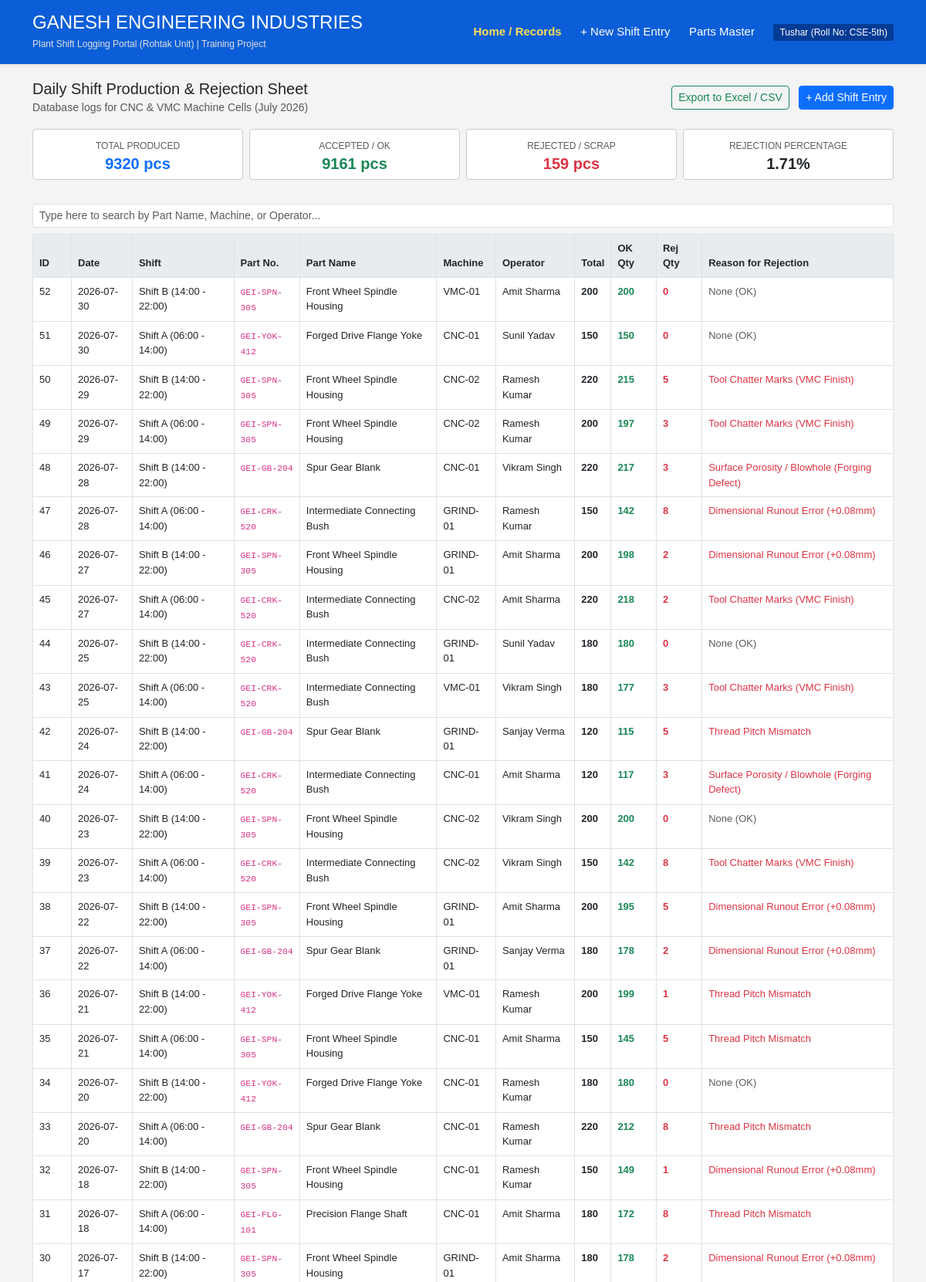
The page / (upper part) on the database its author committed.
### tables this page shows
CREATE TABLE production_logs (
        id INTEGER PRIMARY KEY AUTOINCREMENT,
        log_date TEXT NOT NULL,
        shift TEXT NOT NULL,
        part_id INTEGER NOT NULL,
        machine_id TEXT NOT NULL,
        operator_name TEXT NOT NULL,
        total_produced INTEGER NOT NULL,
        accepted_qty INTEGER NOT NULL,
        rejected_qty INTEGER NOT NULL,
        rejection_reason TEXT,
        FOREIGN KEY (part_id) REFERENCES components(id)
    );

CREATE TABLE components (
        id INTEGER PRIMARY KEY AUTOINCREMENT,
        part_number TEXT UNIQUE NOT NULL,
        part_name TEXT NOT NULL,
        material_grade TEXT NOT NULL,
        unit_weight_kg REAL NOT NULL
    );

### app.py (the view)
@app.route('/')
def index():
    conn = get_db()
    stats = conn.execute('''
        SELECT
            COALESCE(SUM(total_produced), 0) as total_prod,
            COALESCE(SUM(accepted_qty), 0) as total_accepted,
            COALESCE(SUM(rejected_qty), 0) as total_rejected
        FROM production_logs
    ''').fetchone()
    total_prod = stats['total_prod']
    total_accepted = stats['total_accepted']
    total_rejected = stats['total_rejected']
    rejection_rate = round((total_rejected / total_prod * 100), 2) if total_prod > 0 else 0
    logs = conn.execute('''
        SELECT l.*, c.part_number, c.part_name
        FROM production_logs l
        JOIN components c ON l.part_id = c.id
        ORDER BY l.log_date DESC, l.id DESC
    ''').fetchall()
    return render_template('index.html',
                           logs=logs,
                           total_prod=total_prod,
                           total_accepted=total_accepted,
                           total_rejected=total_rejected,
                           rejection_rate=rejection_rate)

### app.py (called while the page is built)
def get_db():
    conn = sqlite3.connect(DB_NAME)
    conn.row_factory = sqlite3.Row
    return conn

### templates/index.html (shortened to what this page needs)
{% extends 'base.html' %}
{% block content %}
<div class="row align-items-center mb-3">
    <div class="col-md-6">
        <h5 class="m-0">Daily Shift Production & Rejection Sheet</h5>
        <small class="text-muted">Database logs for CNC & VMC Machine Cells (July 2026)</small>
    </div>
    <div class="col-md-6 text-end">
        <a href="{{ url_for('export_csv') }}" class="btn btn-outline-success btn-sm">Export to Excel / CSV</a>
        <a href="{{ url_for('add_log') }}" class="btn btn-primary btn-sm ms-2">+ Add Shift Entry</a>
    </div>
</div>
<div class="row g-2 mb-3">
    <div class="col-md-3">
        <div class="my-box text-center py-2">
            <span class="text-muted" style="font-size: 12px;">TOTAL PRODUCED</span>
            <h5 class="text-primary m-0 fw-bold">{{ total_prod }} pcs</h5>
        </div>
    </div>
    <div class="col-md-3">
        <div class="my-box text-center py-2">
            <span class="text-muted" style="font-size: 12px;">ACCEPTED / OK</span>
            <h5 class="text-success m-0 fw-bold">{{ total_accepted }} pcs</h5>
        </div>
    </div>
    <div class="col-md-3">
        <div class="my-box text-center py-2">
            <span class="text-muted" style="font-size: 12px;">REJECTED / SCRAP</span>
            <h5 class="text-danger m-0 fw-bold">{{ total_rejected }} pcs</h5>
        </div>
    </div>
    <div class="col-md-3">
        <div class="my-box text-center py-2">
            <span class="text-muted" style="font-size: 12px;">REJECTION PERCENTAGE</span>
            <h5 class="text-dark m-0 fw-bold">{{ rejection_rate }}%</h5>
        </div>
    </div>
</div>
<div class="mb-2">
    <input type="text" id="filterInput" class="form-control form-control-sm" placeholder="Type here to search by Part Name, Machine, or Operator..." onkeyup="filterTable()">
</div>
<div class="table-responsive">
    <table class="table table-bordered table-hover" id="productionTable">
        <thead>
            <tr>
                <th width="50">ID</th>
                <th>Date</th>
                <th>Shift</th>
                <th>Part No.</th>
                <th>Part Name</th>
                <th>Machine</th>
                <th>Operator</th>
                <th>Total</th>
                <th>OK Qty</th>
                <th>Rej Qty</th>
                <th>Reason for Rejection</th>
            </tr>
        </thead>
        <tbody>
            {% for log in logs %}
            <tr>
                <td>{{ log.id }}</td>
                <td>{{ log.log_date }}</td>
                <td>{{ log.shift }}</td>
                <td><code>{{ log.part_number }}</code></td>
                <td>{{ log.part_name }}</td>
                <td>{{ log.machine_id }}</td>
                <td>{{ log.operator_name }}</td>
                <td><strong>{{ log.total_produced }}</strong></td>
                <td class="text-success fw-bold">{{ log.accepted_qty }}</td>
                <td class="text-danger fw-bold">{{ log.rejected_qty }}</td>
                <td>
                    {% if log.rejected_qty > 0 %}
                        <span class="text-danger">{{ log.rejection_reason }}</span>
                    {% else %}
                        <span class="text-muted">None (OK)</span>
                    {% endif %}
                </td>
            </tr>
            {% else %}
            <tr>
                <td colspan="11" class="text-center py-3 text-muted">No records in database.</td>
            </tr>
            {% endfor %}
        </tbody>
    </table>
</div>
{% endblock %}

### templates/base.html (style rules this page uses)
body { font-family: Arial, sans-serif; background-color: #f4f4f4; margin: 0; padding-bottom: 30px; }
.my-box { background: #ffffff; border: 1px solid #ccc; padding: 15px; margin-bottom: 15px; border-radius: 4px; }
table { background: white; }
th { background-color: #e9ecef !important; font-size: 13px; }
td { font-size: 13px; }

### rows shown on the page
production_logs: id "52", log_date "2026-07-30", shift "Shift B (14:00 - 22:00)", part_number "GEI-SPN-305", part_name "Front Wheel Spindle Housing", machine_id "VMC-01", operator_name "Amit Sharma", total_produced "200", accepted_qty "200", rejected_qty "0", shows "None (OK)"
production_logs: id "51", log_date "2026-07-30", shift "Shift A (06:00 - 14:00)", part_number "GEI-YOK-412", part_name "Forged Drive Flange Yoke", machine_id "CNC-01", operator_name "Sunil Yadav", total_produced "150", accepted_qty "150", rejected_qty "0", shows "None (OK)"
production_logs: id "50", log_date "2026-07-29", shift "Shift B (14:00 - 22:00)", part_number "GEI-SPN-305", part_name "Front Wheel Spindle Housing", machine_id "CNC-02", operator_name "Ramesh Kumar", total_produced "220", accepted_qty "215", rejected_qty "5", rejection_reason "Tool Chatter Marks (VMC Finish)"
production_logs: id "49", log_date "2026-07-29", shift "Shift A (06:00 - 14:00)", part_number "GEI-SPN-305", part_name "Front Wheel Spindle Housing", machine_id "CNC-02", operator_name "Ramesh Kumar", total_produced "200", accepted_qty "197", rejected_qty "3", rejection_reason "Tool Chatter Marks (VMC Finish)"
production_logs: id "48", log_date "2026-07-28", shift "Shift B (14:00 - 22:00)", part_number "GEI-GB-204", part_name "Spur Gear Blank", machine_id "CNC-01", operator_name "Vikram Singh", total_produced "220", accepted_qty "217", rejected_qty "3", rejection_reason "Surface Porosity / Blowhole (Forging Defect)"
production_logs: id "47", log_date "2026-07-28", shift "Shift A (06:00 - 14:00)", part_number "GEI-CRK-520", part_name "Intermediate Connecting Bush", machine_id "GRIND-01", operator_name "Ramesh Kumar", total_produced "150", accepted_qty "142", rejected_qty "8", rejection_reason "Dimensional Runout Error (+0.08mm)"
production_logs: id "46", log_date "2026-07-27", shift "Shift B (14:00 - 22:00)", part_number "GEI-SPN-305", part_name "Front Wheel Spindle Housing", machine_id "GRIND-01", operator_name "Amit Sharma", total_produced "200", accepted_qty "198", rejected_qty "2", rejection_reason "Dimensional Runout Error (+0.08mm)"
production_logs: id "45", log_date "2026-07-27", shift "Shift A (06:00 - 14:00)", part_number "GEI-CRK-520", part_name "Intermediate Connecting Bush", machine_id "CNC-02", operator_name "Amit Sharma", total_produced "220", accepted_qty "218", rejected_qty "2", rejection_reason "Tool Chatter Marks (VMC Finish)"
production_logs: id "44", log_date "2026-07-25", shift "Shift B (14:00 - 22:00)", part_number "GEI-CRK-520", part_name "Intermediate Connecting Bush", machine_id "GRIND-01", operator_name "Sunil Yadav", total_produced "180", accepted_qty "180", rejected_qty "0", shows "None (OK)"
production_logs: id "43", log_date "2026-07-25", shift "Shift A (06:00 - 14:00)", part_number "GEI-CRK-520", part_name "Intermediate Connecting Bush", machine_id "VMC-01", operator_name "Vikram Singh", total_produced "180", accepted_qty "177", rejected_qty "3", rejection_reason "Tool Chatter Marks (VMC Finish)"
production_logs: id "42", log_date "2026-07-24", shift "Shift B (14:00 - 22:00)", part_number "GEI-GB-204", part_name "Spur Gear Blank", machine_id "GRIND-01", operator_name "Sanjay Verma", total_produced "120", accepted_qty "115", rejected_qty "5", rejection_reason "Thread Pitch Mismatch"
production_logs: id "41", log_date "2026-07-24", shift "Shift A (06:00 - 14:00)", part_number "GEI-CRK-520", part_name "Intermediate Connecting Bush", machine_id "CNC-01", operator_name "Amit Sharma", total_produced "120", accepted_qty "117", rejected_qty "3", rejection_reason "Surface Porosity / Blowhole (Forging Defect)"
production_logs: id "40", log_date "2026-07-23", shift "Shift B (14:00 - 22:00)", part_number "GEI-SPN-305", part_name "Front Wheel Spindle Housing", machine_id "CNC-02", operator_name "Vikram Singh", total_produced "200", accepted_qty "200", rejected_qty "0", shows "None (OK)"
production_logs: id "39", log_date "2026-07-23", shift "Shift A (06:00 - 14:00)", part_number "GEI-CRK-520", part_name "Intermediate Connecting Bush", machine_id "CNC-02", operator_name "Vikram Singh", total_produced "150", accepted_qty "142", rejected_qty "8", rejection_reason "Tool Chatter Marks (VMC Finish)"
production_logs: id "38", log_date "2026-07-22", shift "Shift B (14:00 - 22:00)", part_number "GEI-SPN-305", part_name "Front Wheel Spindle Housing", machine_id "GRIND-01", operator_name "Amit Sharma", total_produced "200", accepted_qty "195", rejected_qty "5", rejection_reason "Dimensional Runout Error (+0.08mm)"
production_logs: id "37", log_date "2026-07-22", shift "Shift A (06:00 - 14:00)", part_number "GEI-GB-204", part_name "Spur Gear Blank", machine_id "GRIND-01", operator_name "Sanjay Verma", total_produced "180", accepted_qty "178", rejected_qty "2", rejection_reason "Dimensional Runout Error (+0.08mm)"
production_logs: id "36", log_date "2026-07-21", shift "Shift B (14:00 - 22:00)", part_number "GEI-YOK-412", part_name "Forged Drive Flange Yoke", machine_id "VMC-01", operator_name "Ramesh Kumar", total_produced "200", accepted_qty "199", rejected_qty "1", rejection_reason "Thread Pitch Mismatch"
production_logs: id "35", log_date "2026-07-21", shift "Shift A (06:00 - 14:00)", part_number "GEI-SPN-305", part_name "Front Wheel Spindle Housing", machine_id "CNC-01", operator_name "Amit Sharma", total_produced "150", accepted_qty "145", rejected_qty "5", rejection_reason "Thread Pitch Mismatch"
production_logs: id "34", log_date "2026-07-20", shift "Shift B (14:00 - 22:00)", part_number "GEI-YOK-412", part_name "Forged Drive Flange Yoke", machine_id "CNC-01", operator_name "Ramesh Kumar", total_produced "180", accepted_qty "180", rejected_qty "0", shows "None (OK)"
production_logs: id "33", log_date "2026-07-20", shift "Shift A (06:00 - 14:00)", part_number "GEI-GB-204", part_name "Spur Gear Blank", machine_id "CNC-01", operator_name "Ramesh Kumar", total_produced "220", accepted_qty "212", rejected_qty "8", rejection_reason "Thread Pitch Mismatch"
production_logs: id "32", log_date "2026-07-18", shift "Shift B (14:00 - 22:00)", part_number "GEI-SPN-305", part_name "Front Wheel Spindle Housing", machine_id "CNC-01", operator_name "Ramesh Kumar", total_produced "150", accepted_qty "149", rejected_qty "1", rejection_reason "Dimensional Runout Error (+0.08mm)"
production_logs: id "31", log_date "2026-07-18", shift "Shift A (06:00 - 14:00)", part_number "GEI-FLG-101", part_name "Precision Flange Shaft", machine_id "CNC-01", operator_name "Amit Sharma", total_produced "180", accepted_qty "172", rejected_qty "8", rejection_reason "Thread Pitch Mismatch"
production_logs: id "30", log_date "2026-07-17", shift "Shift B (14:00 - 22:00)", part_number "GEI-SPN-305", part_name "Front Wheel Spindle Housing", machine_id "GRIND-01", operator_name "Amit Sharma", total_produced "180", accepted_qty "178", rejected_qty "2", rejection_reason "Dimensional Runout Error (+0.08mm)"

### other values the page prints
{{ total_prod }} "9320"
{{ total_accepted }} "9161"
{{ total_rejected }} "159"
{{ rejection_rate }} "1.71"
